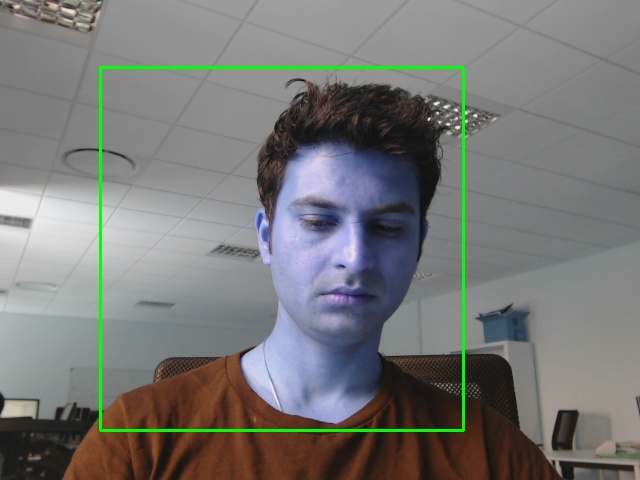
#> input picture face_detection.jpg, 640 x 480 px, given in place of vid.mp4, which was not available
$ python skin_detection.py
#> lines starting #> are read from the running program, lines starting #| are printed output that depends on the picture; after the words box and inside, x2 and y2 are one past the last pixel; in counts of white or black regions, pixels touching at a corner belong together; pictures that were not available may be replaced by others from this repository, and a replacement may not be noted
""""
Working skin detection code using HSV and YCbCr color space (NO AI at all)
"""
import cv2
import numpy as np

#Open a simple image
#test if the image exists


img = cv2.VideoCapture('/mnt/d/My_dataset2/subject_17/vid.mp4')
if not img.isOpened():
    print("Could not open video")
    exit()
ret, img = img.read()
#> img is the input picture: shape (480, 640, 3); mean B, G, R 118.4, 120, 119.5

#converting from gbr to hsv color space
img_HSV = cv2.cvtColor(img, cv2.COLOR_BGR2HSV)
#> img_HSV: shape (480, 640, 3); mean H, S, V 52.2, 40, 129.4
#skin color range for hsv color space
HSV_mask = cv2.inRange(img_HSV, (0, 15, 0), (17,170,255))
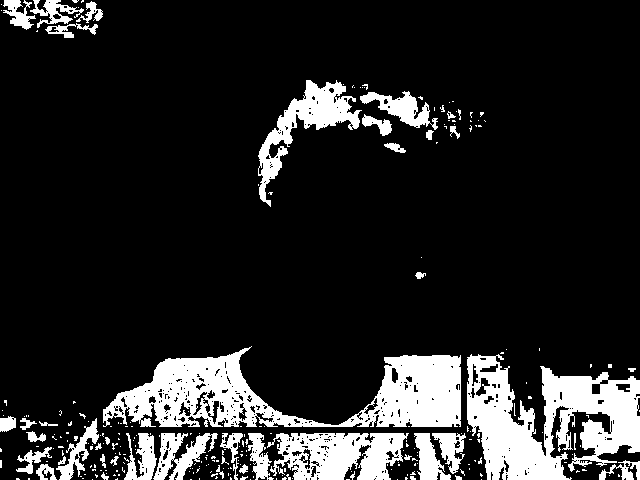
#> HSV_mask: shape (480, 640); 14.9% white; 262 white regions (217 under 20 px), largest, box (x1, y1, x2, y2) and area: (103, 346, 461, 427) 13449, (467, 354, 640, 480) 12329, (267, 433, 409, 480) 4616
HSV_mask = cv2.morphologyEx(HSV_mask, cv2.MORPH_OPEN, np.ones((3,3), np.uint8))
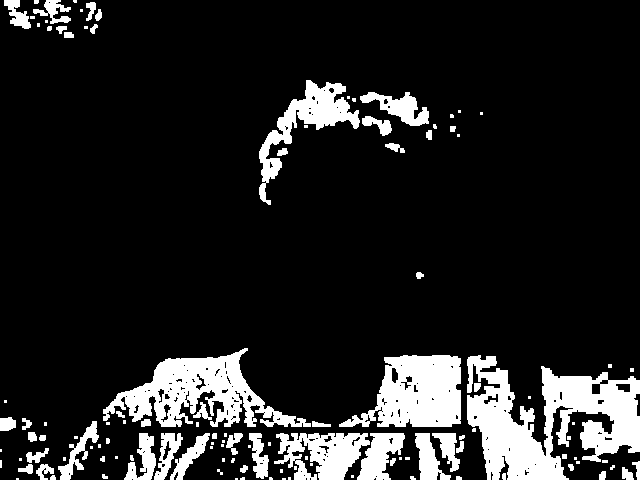
#> HSV_mask: shape (480, 640); 13.5% white; 120 white regions (62 under 20 px), largest, box (x1, y1, x2, y2) and area: (467, 355, 640, 480) 11631, (103, 348, 311, 427) 6753, (339, 355, 461, 427) 5683

#converting from gbr to YCbCr color space
img_YCrCb = cv2.cvtColor(img, cv2.COLOR_BGR2YCrCb)
#> img_YCrCb: shape (480, 640, 3); mean of channels 0, 1, 2 119.6, 127.9, 127.3
#skin color range for hsv color space
YCrCb_mask = cv2.inRange(img_YCrCb, (0, 135, 85), (255,180,135))
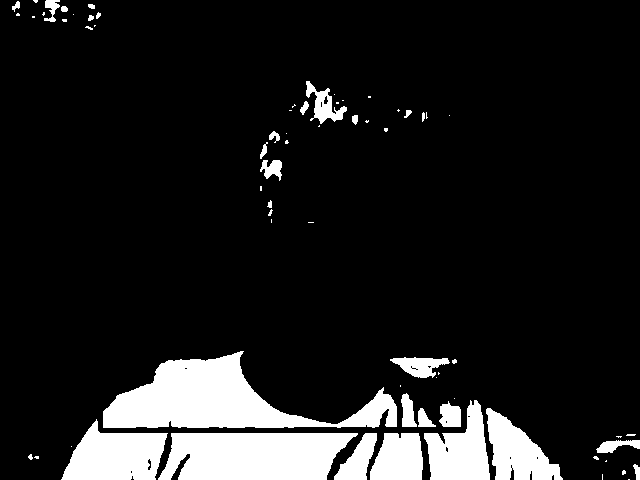
#> YCrCb_mask: shape (480, 640); 11.8% white; 69 white regions (40 under 20 px), largest, box (x1, y1, x2, y2) and area: (103, 351, 397, 428) 10642, (158, 433, 358, 480) 7890, (61, 419, 168, 480) 4250
YCrCb_mask = cv2.morphologyEx(YCrCb_mask, cv2.MORPH_OPEN, np.ones((3,3), np.uint8))
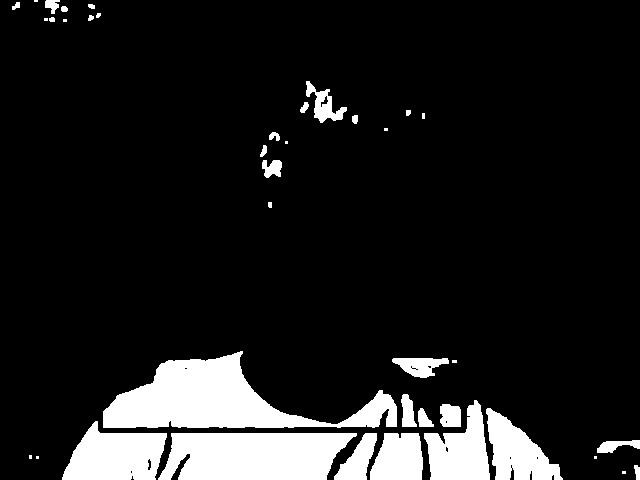
#> YCrCb_mask: shape (480, 640); 11.6% white; 39 white regions (11 under 20 px), largest, box (x1, y1, x2, y2) and area: (103, 351, 397, 428) 10628, (158, 433, 357, 480) 7888, (62, 421, 167, 480) 4244

#merge skin detection (YCbCr and hsv)
global_mask=cv2.bitwise_and(YCrCb_mask,HSV_mask)
#> global_mask: shape (480, 640); 7.3% white; 99 white regions (48 under 20 px), largest, box (x1, y1, x2, y2) and area: (103, 351, 311, 427) 6539, (486, 408, 563, 480) 2829, (274, 433, 357, 480) 1943
global_mask=cv2.medianBlur(global_mask,3)
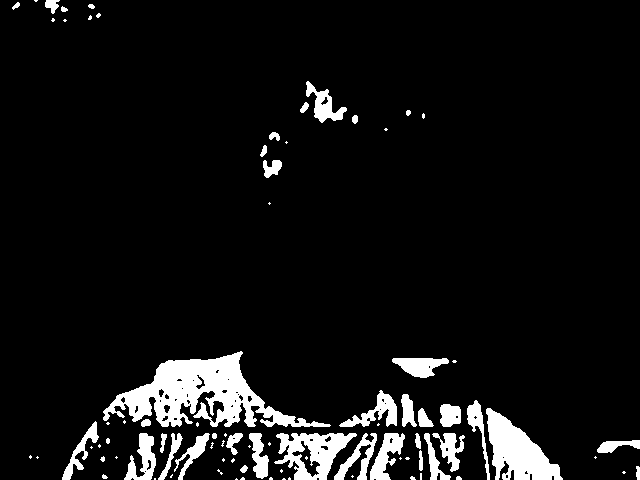
#> global_mask: shape (480, 640); 7.3% white; 85 white regions (43 under 20 px), largest, box (x1, y1, x2, y2) and area: (103, 351, 331, 427) 6953, (486, 408, 563, 480) 2890, (274, 433, 357, 480) 2011
global_mask = cv2.morphologyEx(global_mask, cv2.MORPH_OPEN, np.ones((4,4), np.uint8))
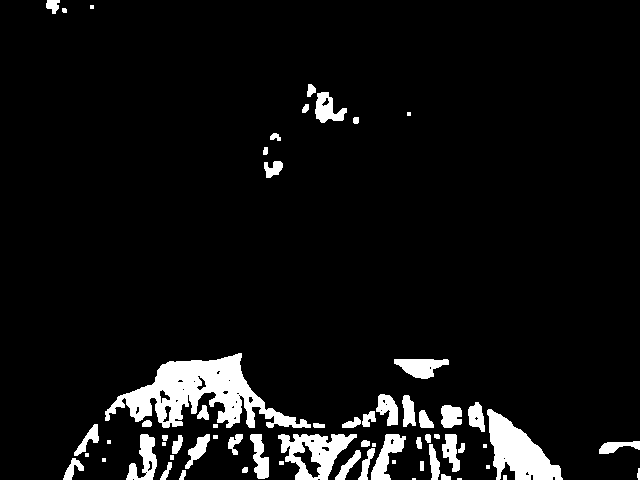
#> global_mask: shape (480, 640); 6.7% white; 65 white regions (12 under 20 px), largest, box (x1, y1, x2, y2) and area: (105, 353, 311, 428) 6392, (487, 409, 563, 480) 2770, (278, 434, 357, 480) 1857


HSV_result = cv2.bitwise_not(HSV_mask)
YCrCb_result = cv2.bitwise_not(YCrCb_mask)
global_result=cv2.bitwise_not(global_mask)
final_frame = cv2.bitwise_and(img, img, mask=global_mask)
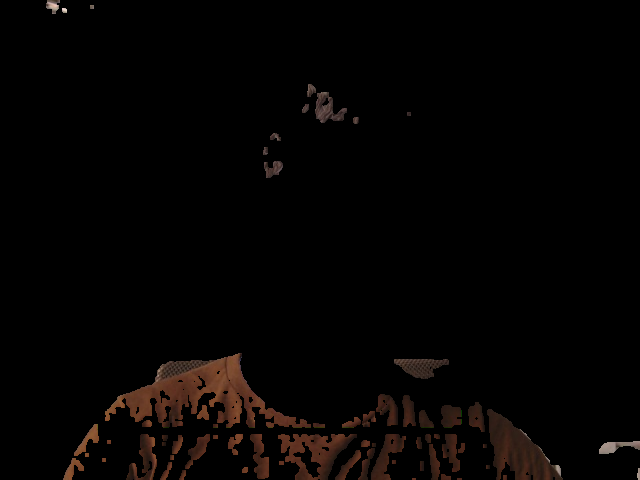
#> final_frame: shape (480, 640, 3); mean B, G, R 2.3, 3.2, 5.3


# [5 lines of commented-out code are left out]
cv2.imwrite("1_HSV.jpg",HSV_result)
cv2.imwrite("2_YCbCr.jpg",YCrCb_result)
cv2.imwrite("3_global_result.jpg",global_result)
# apply the mask to the image
cv2.imwrite("Image.jpg",img)
